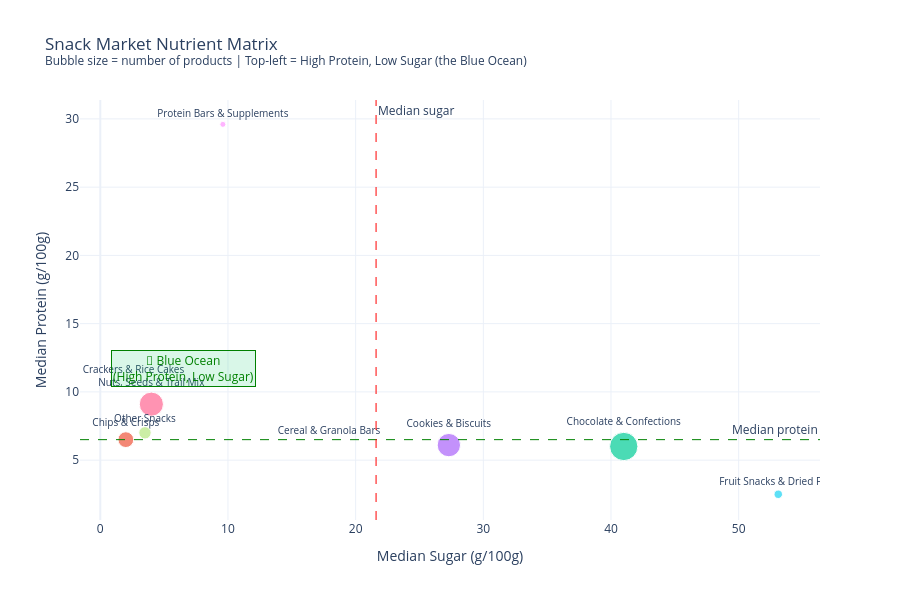

Notebook source saved alongside this figure:
### Code cell
# ── 3.2 Scatter: Sugar vs Protein per sub-category ──────────
overall_median_sugar   = df_snacks['sugars_100g'].median()
overall_median_protein = df_snacks['proteins_100g'].median()

fig = px.scatter(
    category_stats,
    x='median_sugar',
    y='median_protein',
    size='product_count',
    color='primary_category',
    text='primary_category',
    hover_data={
        'median_fat': ':.1f',
        'median_fiber': ':.1f',
        'product_count': ':,',
        'primary_category': False,
    },
    title='Snack Market Nutrient Matrix<br>'
          '<sup>Bubble size = number of products | '
          'Top-left = High Protein, Low Sugar (the Blue Ocean)</sup>',
    labels={
        'median_sugar':   'Median Sugar (g/100g)',
        'median_protein': 'Median Protein (g/100g)',
        'primary_category': 'Snack Category',
    },
    template='plotly_white',
)

# ── Reference lines: overall medians ────────────────────────
fig.add_hline(
    y=overall_median_protein,
    line_dash='dash', line_color='green', line_width=1,
    annotation_text='Median protein',
    annotation_position='top right',
)
fig.add_vline(
    x=overall_median_sugar,
    line_dash='dash', line_color='red', line_width=1,
    annotation_text='Median sugar',
    annotation_position='top right',
)

# ── Label the empty quadrant ─────────────────────────────────
fig.add_annotation(
    x=overall_median_sugar * 0.3,
    y=overall_median_protein * 1.8,
    text="🎯 Blue Ocean<br>(High Protein, Low Sugar)",
    showarrow=False,
    bgcolor='rgba(0,200,100,0.15)',
    bordercolor='green',
    borderwidth=1,
    font=dict(color='green', size=12),
)

fig.update_traces(textposition='top center', textfont_size=10)
fig.update_layout(height=600, showlegend=False)
fig.show()

### Figure 1 — Plotly figure (JSON) as saved in the notebook; plotly's stock layout.template omitted (floating-point values rounded to 4 significant figures)
{"data": [{"customdata": [[13.6, 6.667, 8, "Cereal & Granola Bars"]], "hovertemplate": "Median Sugar (g/100g)=%{x}<br>Median Protein (g/100g)=%{y}<br>product_count=%{customdata[2]:,}<br>median_fat=%{customdata[0]:.1f}<br>median_fiber=%{customdata[1]:.1f}<extra></extra>", "legendgroup": "Cereal & Granola Bars", "marker": {"color": "#636efa", "size": [8], "sizemode": "area", "sizeref": 54.19, "symbol": "circle"}, "mode": "markers+text", "name": "Cereal & Granola Bars", "orientation": "v", "showlegend": true, "text": ["Cereal & Granola Bars"], "textfont": {"size": 10}, "textposition": "top center", "type": "scatter", "x": [17.92], "xaxis": "x", "y": [6.65], "yaxis": "y"}, {"customdata": [[23, 3.9, 6753, "Chips & Crisps"]], "hovertemplate": "Median Sugar (g/100g)=%{x}<br>Median Protein (g/100g)=%{y}<br>product_count=%{customdata[2]:,}<br>median_fat=%{customdata[0]:.1f}<br>median_fiber=%{customdata[1]:.1f}<extra></extra>", "legendgroup": "Chips & Crisps", "marker": {"color": "#EF553B", "size": [6753], "sizemode": "area", "sizeref": 54.19, "symbol": "circle"}, "mode": "markers+text", "name": "Chips & Crisps", "orientation": "v", "showlegend": true, "text": ["Chips & Crisps"], "textfont": {"size": 10}, "textposition": "top center", "type": "scatter", "x": [2.0], "xaxis": "x", "y": [6.5], "yaxis": "y"}, {"customdata": [[18.3, 2.3, 21676, "Chocolate & Confections"]], "hovertemplate": "Median Sugar (g/100g)=%{x}<br>Median Protein (g/100g)=%{y}<br>product_count=%{customdata[2]:,}<br>median_fat=%{customdata[0]:.1f}<br>median_fiber=%{customdata[1]:.1f}<extra></extra>", "legendgroup": "Chocolate & Confections", "marker": {"color": "#00cc96", "size": [21676], "sizemode": "area", "sizeref": 54.19, "symbol": "circle"}, "mode": "markers+text", "name": "Chocolate & Confections", "orientation": "v", "showlegend": true, "text": ["Chocolate & Confections"], "textfont": {"size": 10}, "textposition": "top center", "type": "scatter", "x": [41.0], "xaxis": "x", "y": [6.0], "yaxis": "y"}, {"customdata": [[20, 2.618, 14793, "Cookies & Biscuits"]], "hovertemplate": "Median Sugar (g/100g)=%{x}<br>Median Protein (g/100g)=%{y}<br>product_count=%{customdata[2]:,}<br>median_fat=%{customdata[0]:.1f}<br>median_fiber=%{customdata[1]:.1f}<extra></extra>", "legendgroup": "Cookies & Biscuits", "marker": {"color": "#ab63fa", "size": [14793], "sizemode": "area", "sizeref": 54.19, "symbol": "circle"}, "mode": "markers+text", "name": "Cookies & Biscuits", "orientation": "v", "showlegend": true, "text": ["Cookies & Biscuits"], "textfont": {"size": 10}, "textposition": "top center", "type": "scatter", "x": [27.3], "xaxis": "x", "y": [6.1], "yaxis": "y"}, {"customdata": [[12, 3.45, 107, "Crackers & Rice Cakes"]], "hovertemplate": "Median Sugar (g/100g)=%{x}<br>Median Protein (g/100g)=%{y}<br>product_count=%{customdata[2]:,}<br>median_fat=%{customdata[0]:.1f}<br>median_fiber=%{customdata[1]:.1f}<extra></extra>", "legendgroup": "Crackers & Rice Cakes", "marker": {"color": "#FFA15A", "size": [107], "sizemode": "area", "sizeref": 54.19, "symbol": "circle"}, "mode": "markers+text", "name": "Crackers & Rice Cakes", "orientation": "v", "showlegend": true, "text": ["Crackers & Rice Cakes"], "textfont": {"size": 10}, "textposition": "top center", "type": "scatter", "x": [2.6], "xaxis": "x", "y": [11.0], "yaxis": "y"}, {"customdata": [[0.5, 7, 1956, "Fruit Snacks & Dried Fruit"]], "hovertemplate": "Median Sugar (g/100g)=%{x}<br>Median Protein (g/100g)=%{y}<br>product_count=%{customdata[2]:,}<br>median_fat=%{customdata[0]:.1f}<br>median_fiber=%{customdata[1]:.1f}<extra></extra>", "legendgroup": "Fruit Snacks & Dried Fruit", "marker": {"color": "#19d3f3", "size": [1956], "sizemode": "area", "sizeref": 54.19, "symbol": "circle"}, "mode": "markers+text", "name": "Fruit Snacks & Dried Fruit", "orientation": "v", "showlegend": true, "text": ["Fruit Snacks & Dried Fruit"], "textfont": {"size": 10}, "textposition": "top center", "type": "scatter", "x": [53.1], "xaxis": "x", "y": [2.5], "yaxis": "y"}, {"customdata": [[29, 5.2, 15777, "Nuts, Seeds & Trail Mix"]], "hovertemplate": "Median Sugar (g/100g)=%{x}<br>Median Protein (g/100g)=%{y}<br>product_count=%{customdata[2]:,}<br>median_fat=%{customdata[0]:.1f}<br>median_fiber=%{customdata[1]:.1f}<extra></extra>", "legendgroup": "Nuts, Seeds & Trail Mix", "marker": {"color": "#FF6692", "size": [15777], "sizemode": "area", "sizeref": 54.19, "symbol": "circle"}, "mode": "markers+text", "name": "Nuts, Seeds & Trail Mix", "orientation": "v", "showlegend": true, "text": ["Nuts, Seeds & Trail Mix"], "textfont": {"size": 10}, "textposition": "top center", "type": "scatter", "x": [4.0], "xaxis": "x", "y": [9.1], "yaxis": "y"}, {"customdata": [[12.2, 2.182, 4159, "Other Snacks"]], "hovertemplate": "Median Sugar (g/100g)=%{x}<br>Median Protein (g/100g)=%{y}<br>product_count=%{customdata[2]:,}<br>median_fat=%{customdata[0]:.1f}<br>median_fiber=%{customdata[1]:.1f}<extra></extra>", "legendgroup": "Other Snacks", "marker": {"color": "#B6E880", "size": [4159], "sizemode": "area", "sizeref": 54.19, "symbol": "circle"}, "mode": "markers+text", "name": "Other Snacks", "orientation": "v", "showlegend": true, "text": ["Other Snacks"], "textfont": {"size": 10}, "textposition": "top center", "type": "scatter", "x": [3.5], "xaxis": "x", "y": [7.0], "yaxis": "y"}, {"customdata": [[14, 6.933, 976, "Protein Bars & Supplements"]], "hovertemplate": "Median Sugar (g/100g)=%{x}<br>Median Protein (g/100g)=%{y}<br>product_count=%{customdata[2]:,}<br>median_fat=%{customdata[0]:.1f}<br>median_fiber=%{customdata[1]:.1f}<extra></extra>", "legendgroup": "Protein Bars & Supplements", "marker": {"color": "#FF97FF", "size": [976], "sizemode": "area", "sizeref": 54.19, "symbol": "circle"}, "mode": "markers+text", "name": "Protein Bars & Supplements", "orientation": "v", "showlegend": true, "text": ["Protein Bars & Supplements"], "textfont": {"size": 10}, "textposition": "top center", "type": "scatter", "x": [9.6], "xaxis": "x", "y": [29.6], "yaxis": "y"}], "layout": {"annotations": [{"showarrow": false, "text": "Median protein", "x": 1, "xanchor": "right", "xref": "x domain", "y": 6.5, "yanchor": "bottom", "yref": "y"}, {"showarrow": false, "text": "Median sugar", "x": 21.6, "xanchor": "left", "xref": "x", "y": 1, "yanchor": "top", "yref": "y domain"}, {"bgcolor": "rgba(0,200,100,0.15)", "bordercolor": "green", "borderwidth": 1, "font": {"color": "green", "size": 12}, "showarrow": false, "text": "🎯 Blue Ocean<br>(High Protein, Low Sugar)", "x": 6.48, "y": 11.7}], "height": 600, "legend": {"itemsizing": "constant", "title": {"text": "Snack Category"}, "tracegroupgap": 0}, "shapes": [{"line": {"color": "green", "dash": "dash", "width": 1}, "type": "line", "x0": 0, "x1": 1, "xref": "x domain", "y0": 6.5, "y1": 6.5, "yref": "y"}, {"line": {"color": "red", "dash": "dash", "width": 1}, "type": "line", "x0": 21.6, "x1": 21.6, "xref": "x", "y0": 0, "y1": 1, "yref": "y domain"}], "showlegend": false, "title": {"text": "Snack Market Nutrient Matrix<br><sup>Bubble size = number of products | Top-left = High Protein, Low Sugar (the Blue Ocean)</sup>"}, "xaxis": {"anchor": "y", "domain": [0, 1], "title": {"text": "Median Sugar (g/100g)"}}, "yaxis": {"anchor": "x", "domain": [0, 1], "title": {"text": "Median Protein (g/100g)"}}}}
